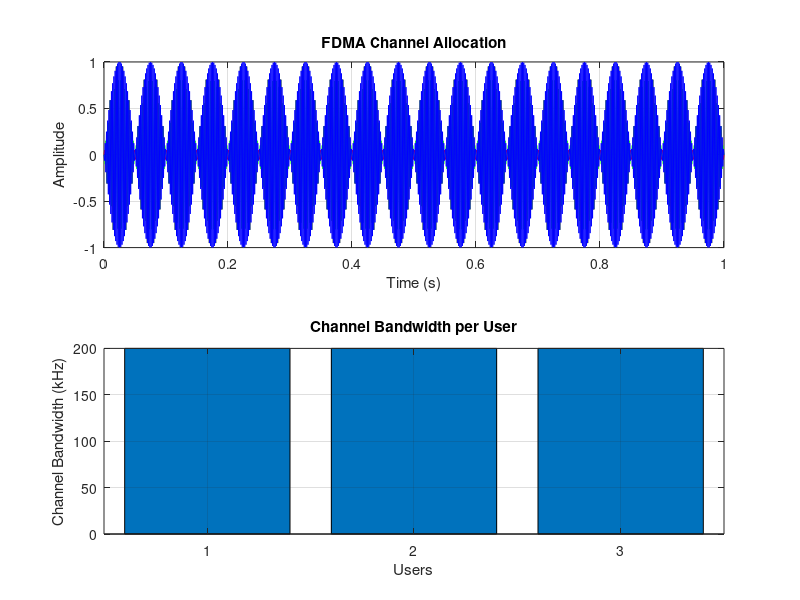

The MATLAB script that drew this image:
clc;
clear;
close all;

fs = 1000;
t = 0:1/fs:1;

TBW = 600;
Users = 3;

CBW = TBW/Users;

fc = [100 300 500];

m = sin(2*pi*10*t);

s1 = m .* cos(2*pi*fc(1)*t);
s2 = m .* cos(2*pi*fc(2)*t);
s3 = m .* cos(2*pi*fc(3)*t);

subplot(2,1,1);
plot(t,s1,'r',t,s2,'g',t,s3,'b');
grid on;
title('FDMA Channel Allocation');
xlabel('Time (s)');
ylabel('Amplitude');

subplot(2,1,2);
bar(1:Users, CBW*ones(1,Users));
grid on;
xlabel('Users');
ylabel('Channel Bandwidth (kHz)');
title('Channel Bandwidth per User');
